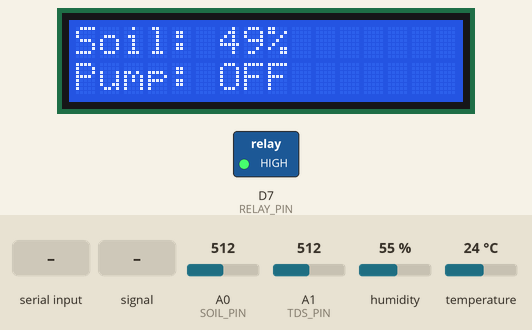
Simulated run of this sketch. Board: Arduino Uno R4 Minima. On the bench: 16×2 character LCD, switched loads named in the sketch (green lamp = pin HIGH). The inputs (shaded band) are chosen by the test bench; at power-on: A0 (SOIL_PIN) = 512, humidity 55 %, A1 (TDS_PIN) = 512, temperature 24 °C (analog values on the 0–1023 scale). What the sketch prints to the serial monitor is not drawn.

Above: at 2.7 s.
2.8 s: A0 (SOIL_PIN) set to 709
At 8.6 s:
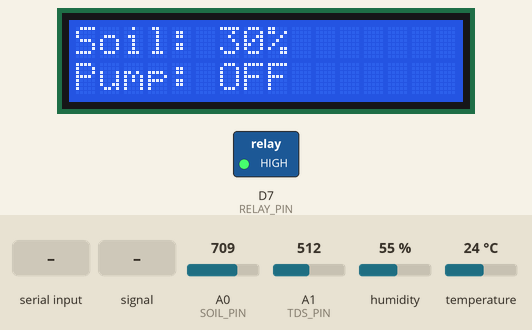
8.8 s: A0 (SOIL_PIN) set to 732
At 10.6 s:
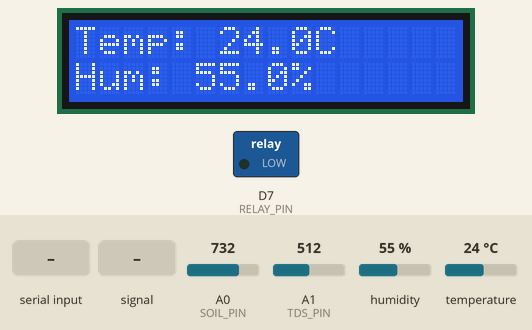
14.8 s: "PUMP_OFF\n" received over Serial
At 19.3 s:
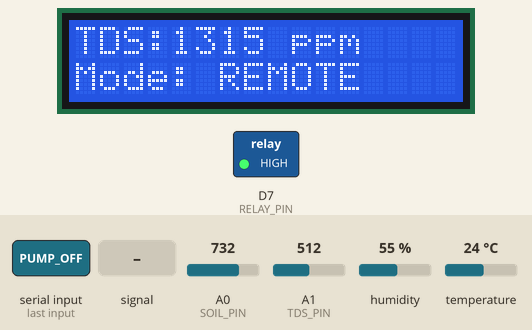
20.8 s: A0 (SOIL_PIN) fed a 200 Hz sine of ±255 counts around its level
At 26.4 s:
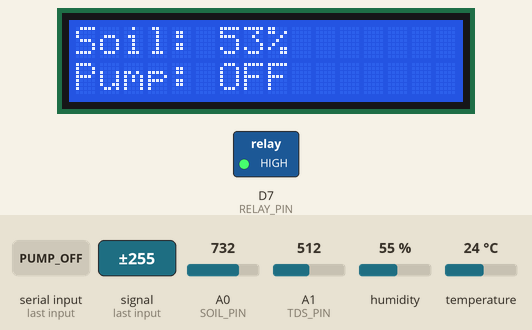
26.8 s: humidity set to 22 %
At 29.3 s:
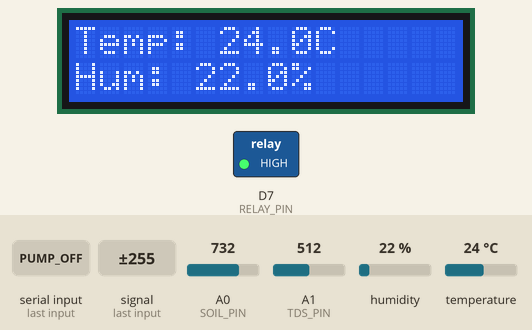
31.5 s: A1 (TDS_PIN) set to 716
At 37.1 s:
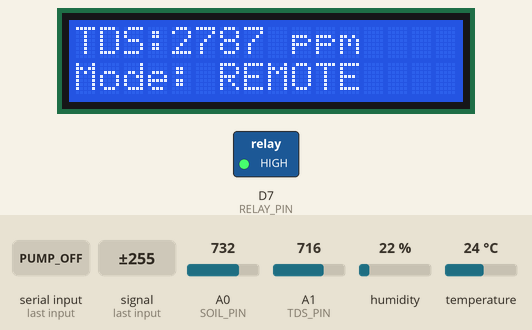
Timing chart, 0 to 38.5 s (numbered marks = the images above; inputs shaded):
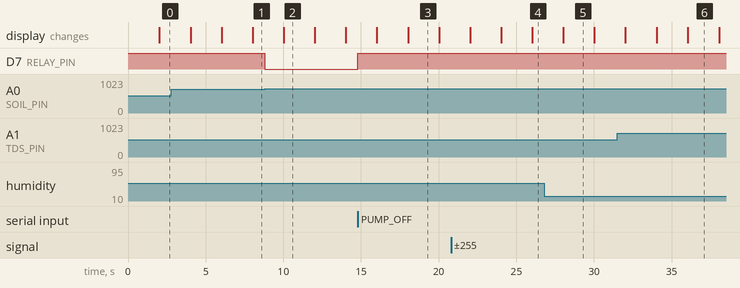

The sketch:

agri_nexa_controller.ino
```cpp
/* AGRI NEXA — Arduino UNO R4 firmware.
   Soil A0 | TDS A1 | DHT11 D2 | relay D7. Pump power goes through relay contacts only.
   Serial telemetry is JSON. Commands: MODE:REMOTE, MODE:AUTO, PUMP_ON:30, PUMP_OFF. */
#include <DHT.h>
#include <Wire.h>
#include <LiquidCrystal_I2C.h>

#define SOIL_PIN A0
#define TDS_PIN A1
#define DHT_PIN 2
#define DHT_TYPE DHT11
#define RELAY_PIN 7
#define RELAY_ACTIVE_LOW true

LiquidCrystal_I2C lcd(0x27, 16, 2);
DHT dht(DHT_PIN, DHT_TYPE);
const int SOIL_DRY_LIMIT = 30, SOIL_WET_LIMIT = 60;
const unsigned long MAX_PUMP_RUNTIME_MS = 60000UL, PUMP_COOLDOWN_MS = 300000UL;
const unsigned long REPORT_INTERVAL_MS = 5000UL, SCREEN_INTERVAL_MS = 2000UL;
bool pumpState = false, remoteMode = false;
unsigned long pumpStartedAt = 0, pumpStoppedAt = 0, lastReportAt = 0, lastScreenAt = 0;
byte screen = 0;

void relayWrite(bool on) { digitalWrite(RELAY_PIN, (on ^ RELAY_ACTIVE_LOW) ? HIGH : LOW); }
bool canStartPump() { return !pumpState && (pumpStoppedAt == 0 || millis() - pumpStoppedAt >= PUMP_COOLDOWN_MS); }
void setPump(bool on) {
  if (on && !canStartPump()) return;
  pumpState = on; relayWrite(on);
  if (on) pumpStartedAt = millis(); else pumpStoppedAt = millis();
}
int soilPercent() { return constrain(map(analogRead(SOIL_PIN), 4095, 0, 0, 100), 0, 100); }
float tdsPpm() {
  float voltage = analogRead(TDS_PIN) * 5.0f / 4095.0f;
  return (133.42f * voltage * voltage * voltage - 255.86f * voltage * voltage + 857.39f * voltage) * 0.5f;
}
void printNumberOrNull(float value, byte decimals) { if (isnan(value)) Serial.print("null"); else Serial.print(value, decimals); }
void reportReading(int soil, float tds, float temperature, float humidity) {
  Serial.print("{\"soil_moisture\":"); Serial.print(soil);
  Serial.print(",\"tds\":"); Serial.print(tds, 0);
  Serial.print(",\"temperature\":"); printNumberOrNull(temperature, 1);
  Serial.print(",\"humidity\":"); printNumberOrNull(humidity, 1);
  Serial.print(",\"pump_status\":"); Serial.print(pumpState ? "true" : "false"); Serial.println("}");
}
void updateLcd(int soil, float tds, float temperature, float humidity) {
  lcd.clear();
  if (screen == 0) {
    lcd.setCursor(0, 0); lcd.print("Soil: "); lcd.print(soil); lcd.print("%");
    lcd.setCursor(0, 1); lcd.print("Pump: "); lcd.print(pumpState ? "ON" : "OFF");
  } else if (screen == 1) {
    lcd.setCursor(0, 0); lcd.print("Temp: "); if (isnan(temperature)) lcd.print("ERROR"); else { lcd.print(temperature, 1); lcd.print("C"); }
    lcd.setCursor(0, 1); lcd.print("Hum: "); if (isnan(humidity)) lcd.print("ERROR"); else { lcd.print(humidity, 1); lcd.print("%"); }
  } else {
    lcd.setCursor(0, 0); lcd.print("TDS:"); lcd.print(tds, 0); lcd.print(" ppm");
    lcd.setCursor(0, 1); lcd.print(remoteMode ? "Mode: REMOTE" : "Mode: AUTO");
  }
  screen = (screen + 1) % 3;
}
void handleCommand() {
  String command = Serial.readStringUntil('\n'); command.trim();
  if (command == "MODE:REMOTE") remoteMode = true;
  else if (command == "MODE:AUTO") remoteMode = false;
  else if (command == "PUMP_OFF") { remoteMode = true; setPump(false); }
  else if (command.startsWith("PUMP_ON:")) {
    long seconds = command.substring(8).toInt();
    if (seconds > 0 && seconds <= (MAX_PUMP_RUNTIME_MS / 1000UL)) { remoteMode = true; setPump(true); }
  }
}
void setup() {
  Serial.begin(9600); analogReadResolution(12);  // UNO R4-specific
  dht.begin(); pinMode(RELAY_PIN, OUTPUT); relayWrite(false);
  lcd.init(); lcd.backlight(); lcd.clear(); lcd.setCursor(0, 0); lcd.print("AGRI-NEXA"); lcd.setCursor(0, 1); lcd.print("Plant Monitor"); delay(1500);
}
void loop() {
  if (Serial.available()) handleCommand();
  int soil = soilPercent(); float temperature = dht.readTemperature(), humidity = dht.readHumidity(), tds = tdsPpm();
  // Independent deterministic hardware safety: operates even if backend/internet is unavailable.
  if (pumpState && millis() - pumpStartedAt >= MAX_PUMP_RUNTIME_MS) setPump(false);
  if (!remoteMode && !pumpState && soil < SOIL_DRY_LIMIT && canStartPump()) setPump(true);
  if (!remoteMode && pumpState && soil > SOIL_WET_LIMIT) setPump(false);
  if (millis() - lastReportAt >= REPORT_INTERVAL_MS) { lastReportAt = millis(); reportReading(soil, tds, temperature, humidity); }
  if (millis() - lastScreenAt >= SCREEN_INTERVAL_MS) { lastScreenAt = millis(); updateLcd(soil, tds, temperature, humidity); }
}
```

Measured:
- the behaviour switches between 716 and 717 on A0 (SOIL_PIN) (found by bisection; images 1 and 2)
- after the input at 8.8 s, D7 (RELAY_PIN): HIGH → LOW at once
- after the input at 14.8 s, D7 (RELAY_PIN): LOW → HIGH at once; the display: first differs from a run without the input after 3.2 s (image 3)
- what the display in image 2 shows lasts 2.0 s, from 10.0 s to 12.0 s
